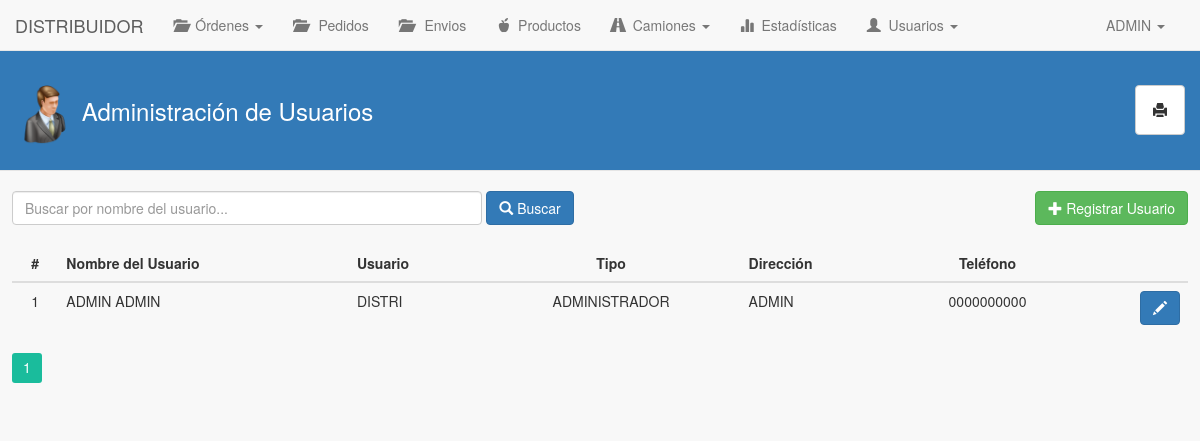
Page /distribuidor/usuarios/ (signed in) on the committed database.
### tables this page shows
CREATE TABLE IF NOT EXISTS `usuario_distribuidor` (
  `id_usuario_distribuidor` int(11) NOT NULL AUTO_INCREMENT,
  `nombre_usuario_distribuidor` varchar(100) NOT NULL,
  `apellido_usuario_distribuidor` varchar(100) NOT NULL,
  `direccion_usuario_distribuidor` text NOT NULL,
  `telefono_usuario_distribuidor` varchar(20) NOT NULL,
  `entradas` int(11) NOT NULL DEFAULT '0',
  `pedidos` int(11) NOT NULL DEFAULT '0',
  `envios` int(11) NOT NULL DEFAULT '0',
  `id_usuario_fk` int(11) NOT NULL,
  `id_distribuidor_fk` int(11) NOT NULL,
  PRIMARY KEY (`id_usuario_distribuidor`),
  KEY `id_usuario_fk_idx` (`id_usuario_fk`),
  KEY `id_distribuidor_fk_idx` (`id_distribuidor_fk`)
);

CREATE TABLE IF NOT EXISTS `usuarios` (
  `id_usuario` int(11) NOT NULL AUTO_INCREMENT,
  `nombre_usuario` varchar(100) NOT NULL,
  `contrasena_usuario` varchar(45) NOT NULL,
  `tipo_socio_usuario` int(11) NOT NULL,
  `nivel_autorizacion_usuario` int(11) NOT NULL,
  `fecha_creacion_usuario` date NOT NULL,
  `fecha_modificacion_usuario` date NOT NULL,
  `estado_usuario` int(11) NOT NULL,
  PRIMARY KEY (`id_usuario`),
  UNIQUE KEY `nombre_usuario` (`nombre_usuario`)
);

### distribuidor/usuarios/index.php (the view, shortened to what this page needs)
<!DOCTYPE html>
<html>
	<head>
		<link rel="stylesheet" type="text/css" href="../../lib/bootstrap-3.3.5/css/bootstrap.min.css">
		<link rel='stylesheet' type='text/css' href='../../lib/pagination/css.css'/>
		<link rel="stylesheet" type="text/css" href="../../css/estilos.css">
	</head>
	<body>
		<?php
			include('../mod/navbar.php');
		?>
		<div class="contenido-general">
			<div class="modal-header">
				<h3 class="titulo-header">
					<h3 class="titulo-contenido">
						<img class="img-header" src="../../img/login.png"> <span id="lbl-titulo">Administración de Usuarios</span>
						<button class="btn btn-default" id="btnReportes" onclick="generacionReportes();" data-toggle="tooltip" title="Generación e impresión de reportes"><i class="glyphicon glyphicon-print"></i> </button>
					</h3>
				</h3>
			</div>
			<br>
			<div class="div-buscar">
				<div class="form-inline">
					<input type="text" class="form-control" name="inputBuscar" id="inputBuscar" placeholder="Buscar por nombre del usuario..." onkeyup="if(event.keyCode == 13) buscarUsuarios();" autofocus>
					<button class="btn btn-primary" id="btnBuscar" onclick="buscarUsuarios();"><i class="glyphicon glyphicon-search"></i> Buscar</button>
					<a href="../nuevoUsuario/" class="btn btn-success" id="btnRegistrarUsuario"><i class="glyphicon glyphicon-plus"></i> Registrar Usuario</a>
				</div>
			</div>
			<div class="contenido-general-2">
				<br>
				<div id="paginacion-resultados">
					<table class="table">
						<thead>
							<tr>
								<th class="centro">#</th>
								<th>Nombre del Usuario</th>
								<th>Usuario</th>
								<th class="centro">Tipo</th>
								<th>Dirección</th>
								<th class="centro">Teléfono</th>
								<th></th>
							</tr>
						</thead>
						<tbody>
							<?php
								$consulta = "SELECT id_distribuidor_fk FROM usuario_distribuidor WHERE id_usuario_fk = ".$_SESSION['id_usuario'];
			      				$resultado = mysql_query($consulta);
			      				$row = mysql_fetch_array($resultado);
			      				$idDistribuidorFK = $row['id_distribuidor_fk'];
								$cont = 1;
								$consulta = "SELECT usus.id_usuario, usudist.id_usuario_distribuidor, usudist.nombre_usuario_distribuidor, usudist.apellido_usuario_distribuidor, usus.nombre_usuario, usus.nivel_autorizacion_usuario, usudist.direccion_usuario_distribuidor, usudist.telefono_usuario_distribuidor, usus.estado_usuario FROM usuario_distribuidor AS usudist, usuarios AS usus WHERE usudist.id_distribuidor_fk = $idDistribuidorFK AND usudist.id_usuario_fk = usus.id_usuario ORDER BY usudist.nombre_usuario_distribuidor ASC";
								$resultado = mysql_query($consulta);
								while($row = mysql_fetch_array($resultado)){ ?>
									<tr>
						          		<td class="centro"><?php echo $cont; ?></td>
						          		<td><?php echo $nombreUsuario = $row['nombre_usuario_distribuidor']." ".$row['apellido_usuario_distribuidor']; ?></td>
						          		<td><?php echo $row['nombre_usuario']; ?></td>
						          		<td class="centro">
						          			<?php
						          				$estado = $row['nivel_autorizacion_usuario'];
						          				switch($estado) {
						          					case '1': echo "ADMINISTRADOR"; break;
						          				}
						          			?>
						          		</td>
						          		<td>
						          			<?php
						          				$direccion = $row['direccion_usuario_distribuidor'];
							      				echo $direccion;
						          			?>
						          		</td>
						          		<td class="centro"><?php echo $row['telefono_usuario_distribuidor']; ?></td>
						          		<td class="derecha">
						          			<?php
						          				$idUsuarioFk = $row['id_usuario'];
						          			?>
						          			<button class="btn btn-primary btn-editar" data-toggle="tooltip" data-placement="top" title="Editar usuario" onClick="editarUsuario(<?php echo $row['id_usuario_distribuidor']; ?>, '<?php echo $idUsuarioFk; ?>', '<?php echo $nombreUsuario; ?>')"><i class="glyphicon glyphicon-pencil"></i></button>
							        	</td>
						    	    </tr>
								<?php $cont++;
								}
							?>
						</tbody>
					</table>
					<?php if($cont > 1){ ?>
						<div class="my-navigation" style="margin: 0px auto;">
							<div class="simple-pagination-page-numbers"></div>
							<br><br><br>
						</div>
					<?php } else{ ?>
						<div class="alert alert-info" role="alert" style="text-align: center;">
							<strong>Sin resultados...</strong> No hay usuarios registrados.
						</div>
					<?php } ?>
				</div>
			</div>
		</div>
	</body>
</html>

### distribuidor/mod/navbar.php (shortened to what this page needs)
<?php
	$consulta = "SELECT nombre_usuario_distribuidor, entradas, pedidos, envios FROM usuario_distribuidor WHERE id_usuario_fk = ".$_SESSION['id_usuario'];
	$resultado = mysql_query($consulta);
	$row = mysql_fetch_array($resultado);
	$nombreUsuario = $row['nombre_usuario_distribuidor'];
	$privPedidos = $row['pedidos'];
	$privEnvios = $row['envios'];
?>
<nav class="navbar navbar-default navbar-fixed-top" role="navigation">
	<div class="container-fluid">
		<div class="navbar-header">
				<a href="../" class="navbar-brand">DISTRIBUIDOR</a>
		</div>
	  	<div class="collapse navbar-collapse" id="navbar-collapse-01">
	  		<ul class="nav navbar-nav">
				<li class="dropdown">
					<a href="#" class="dropdown-toggle" data-toggle="dropdown" role="button" aria-expanded="false"><span class="glyphicon glyphicon-folder-open"></span> &nbsp;Órdenes <span class="caret"></span></a>
				</li>
				<?php if($privPedidos == 1) { ?>
	            	<li><a href="../pedidos/"><span class="glyphicon glyphicon-folder-open"></span> &nbsp; Pedidos</a></li>
	            <?php } ?>
	            <?php if($privEnvios == 1) { ?>
	            	<li><a href="../envios/"><span class="glyphicon glyphicon-folder-open"></span> &nbsp; Envios</a></li>
	            <?php } ?>
				<li><a href="../productos/"><span class="glyphicon glyphicon-apple"></span> &nbsp;Productos</a></li>
				<li class="dropdown">
					<a href="#" class="dropdown-toggle" data-toggle="dropdown" role="button" aria-expanded="false"><span class="glyphicon glyphicon-road"></span> &nbsp;Camiones <span class="caret"></span></a>
				</li>
				<li><a href="../estadisticas/"><span class="glyphicon glyphicon-stats"></span> &nbsp;Estadísticas</a></li>
				<?php
					if($_SESSION['nivel_socio'] == 1){ ?>
						<li class="dropdown">
	  						<a href="#" class="dropdown-toggle" data-toggle="dropdown" role="button" aria-expanded="false"><span class="glyphicon glyphicon-user"></span> &nbsp;Usuarios <span class="caret"></span></a>
						</li>
					<?php }
				?>
	    	</ul>
	    	<ul class="nav navbar-nav navbar-right">
		        <li class="dropdown">
		          	<a href="#" class="dropdown-toggle" data-toggle="dropdown" role="button" aria-expanded="false"><span class="fui-user"></span> &nbsp;<?php echo $nombreUsuario; ?> <span class="caret"></span></a>
		        </li>
		    </ul>
	  	</div>
	</div>
</nav>

### css/estilos.css (style rules this page uses)
body { background-color: #F8F8F8; }
h3.titulo-header { color: #ffffff; }
h3.titulo-contenido { color: #ffffff; }
.modal-header { background-color: #337ab7; }
.img-header { width: 60px; }
.centro { text-align: center; }
.derecha { text-align: right; }
.navbar-right { margin-right: 5px; }
.contenido-general { background-color: #F8F8F8; margin: 0px auto; margin-top: 50px; width: 100%; }
.contenido-general-2 { margin: 0px auto; width: 98%; }
.div-buscar { margin: 0px auto; width: 98%; }
a { color: #337ab7; }
#btnReportes { float: right; width: 50px; height: 50px; }
#btnAvanzada, #btnAgregarProducto, #btnAgregarCamion, #btnRegistrarUsuario { float: right; }
#inputBuscar { width: 40%; }

### rows in the picture
usuario_distribuidor: nombre_usuario_distribuidor "ADMIN", nombre_usuario_distribuidor+apellido_usuario_distribuidor "ADMIN ADMIN", id_usuario_fk.nombre_usuario "DISTRI", direccion_usuario_distribuidor "ADMIN", telefono_usuario_distribuidor "0000000000"
